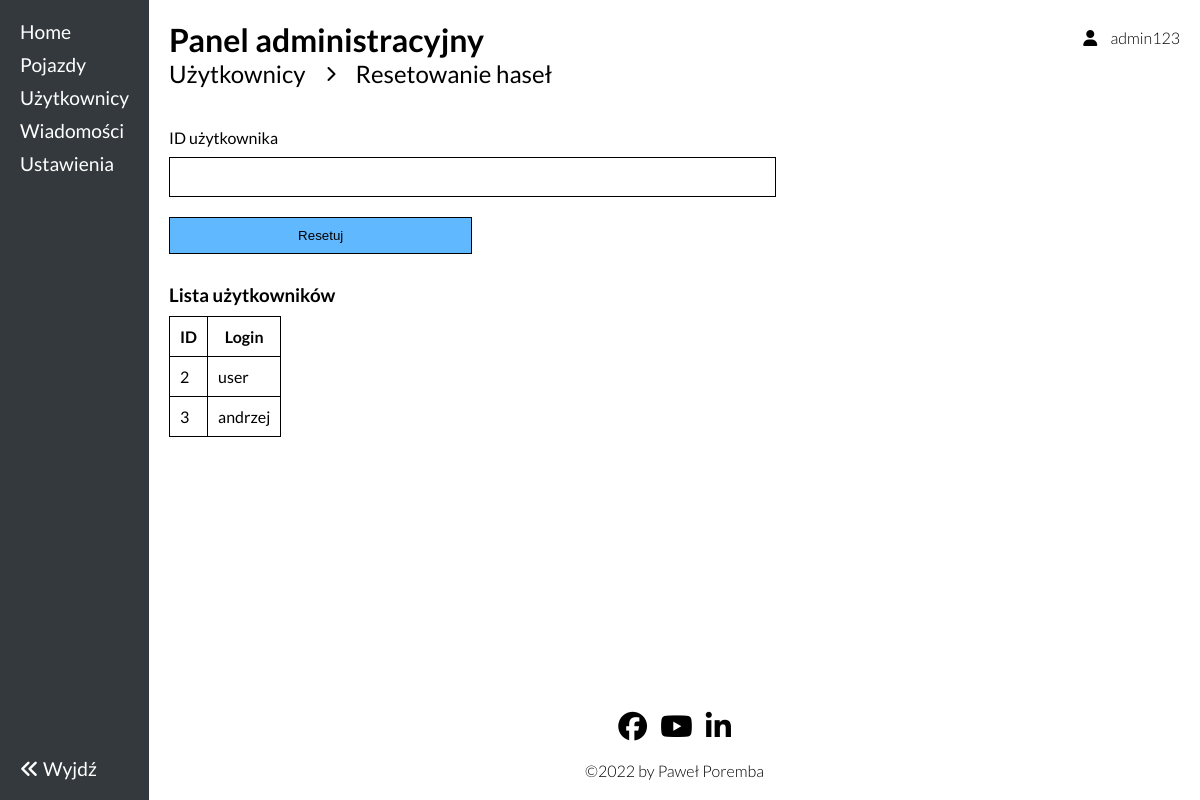
/admin/resetpasswd.php (signed in), run on the app's committed database.
### tables this page shows
CREATE TABLE `users` (
  `id` int(11) NOT NULL,
  `login` text NOT NULL,
  `email` text NOT NULL,
  `password` varchar(255) NOT NULL,
  `is_admin` tinyint(1) NOT NULL DEFAULT 0,
  `rented_vehicles` int(11) NOT NULL DEFAULT 0,
  `change_passwd` tinyint(1) NOT NULL DEFAULT 0,
  `imie` text DEFAULT NULL,
  `nazwisko` text DEFAULT NULL,
  `telefon` int(11) DEFAULT NULL
);

### admin/resetpasswd.php (the view, shortened to what this page needs)
<!DOCTYPE html>
<html lang="pl">
<head>
    <link rel="stylesheet" href="../styles/main.css">
    <link rel="stylesheet" href="../styles/panel.css">
</head>
<body>
<div class="page-wrapper">
    <nav class="panel">
            <div class="list-wrapper">
                <ul>
                    <a href="../admin.php"><li>Home</li></a>
                    <a class="veh-link" href="../admin.php#vehicles"><li>Pojazdy</li></a>
                    <a class="users-link" href="../admin.php#users"><li>Użytkownicy</li></a>
                    <a href="../admin/inbox.php"><li>Wiadomości</li></a>
                    <a class="settings-link" href="../admin.php#settings"><li>Ustawienia</li></a>
                </ul>
            </div>
            <div class="back">
                <a href="../index.php">
                    <i class="fas fa-angle-double-left"></i> Wyjdź
                </a>
            </div>
        </nav>
        <div class="content">
            <div class="all-settings">
                <header>
                    <h1><a href="../admin.php">Panel administracyjny</a></h1>
                    <div class="user">
                        <div class="logged">
                            <i class="fas fa-user"></i>
                            <span class="login-caption"><?php if (isset($_SESSION['login'])) echo $_SESSION['login']; ?></span>
                        </div>
                    </div>
                </header>
                <main>
                    <div class="users">
                        <header>
                            <h2><a href="../admin.php#users">Użytkownicy</a></h2>
                            <i class="fas fa-chevron-right"></i>
                            <h2>Resetowanie haseł</h2>
                        </header>
                        <section>
                            <form action="" method="POST">
                                <label>ID użytkownika</label>
                                <input type="number" name="user-id" min="1" required>
                                <button type="submit">Resetuj</button>
                            </form>
                            <h3 style="margin-bottom: 10px;">Lista użytkowników</h3>
                            <div class="table">
                                <table>
                                    <tr>
                                        <th>ID</th>
                                        <th>Login</th>
                                    </tr>
                                    <?php
                                        require('../db/db_connection.php');
                                        $query = "SELECT id, login FROM users WHERE is_admin=0";
                                        $stmt = $db_connection->prepare($query);
                                        $stmt->execute();
                                        $result = $stmt->get_result();
                                        while ($row = $result->fetch_assoc()) {
                                            echo '<tr>';
                                            echo '<td>'.$row['id'].'</td>';
                                            echo '<td>'.$row['login'].'</td>';
                                            echo '<tr>';
                                        }
                                    ?>
                                </table>
                            </div>
                        </section>
                    </div>
                </main>
            </div>
            <footer>
                <section class="bottom-content">
                    <div class="footer-socials">
                        <i class="fab fa-facebook"></i>
                        <i class="fab fa-youtube"></i>
                        <i class="fab fa-linkedin-in"></i>
                    </div>
                    <div class="bottom-text">&copy;2022 by Paweł Poremba</div>
                </section>
            </footer>
        </div>
    </div>
</body>
</html>

### styles/main.css (style rules this page uses)
* { -webkit-box-sizing: border-box; box-sizing: border-box; margin: 0; padding: 0; }
body { font-family: "Lato", sans-serif; overflow-x: hidden; }
.list-wrapper { width: 100%; display: -ms-grid; display: grid; -webkit-box-align: center; -ms-flex-align: center; align-items: center; -ms-grid-columns: 1fr 4fr 1fr; grid-template-columns: 1fr 4fr 1fr; }
nav ul { list-style-type: none; display: -webkit-box; display: -ms-flexbox; display: flex; -webkit-box-pack: center; -ms-flex-pack: center; justify-content: center; -webkit-box-align: center; -ms-flex-align: center; align-items: center; }
.logged { position: relative; }
.user i { margin-right: 10px; padding: 10px 0; }
.login-caption { font-weight: 300; -webkit-transition: color 0.2s ease; -o-transition: color 0.2s ease; transition: color 0.2s ease; }
.user .logged { display: none; width: -webkit-fit-content; width: -moz-fit-content; width: fit-content; }
button { background-color: #60b8ff; padding: 10px; width: 100%; margin-bottom: 5%; cursor: pointer; border: 1px solid #000; -webkit-transition: 0.2s ease; -o-transition: 0.2s ease; transition: 0.2s ease; }
footer { display: -ms-grid; display: grid; -webkit-box-align: center; -ms-flex-align: center; align-items: center; justify-items: center; text-align: center; -ms-grid-rows: 1fr 1fr; -ms-grid-columns: 1fr; grid-template: 1fr 1fr / 1fr; }
footer .bottom-content .footer-socials { margin-bottom: 20px; }
footer .bottom-content .footer-socials i { margin-right: 10px; font-size: 1.8rem; -webkit-transition: color 0.2s ease; -o-transition: color 0.2s ease; transition: color 0.2s ease; cursor: pointer; }
footer .bottom-content .footer-socials i:last-child { margin-right: 0; }
footer .bottom-content .bottom-text { font-weight: 300; }
a { color: #60b8ff; text-decoration: none; -webkit-transition: color 0.2s ease; -o-transition: color 0.2s ease; transition: color 0.2s ease; }
input { border-style: solid; }

### data on the page
users: id "2", login "user"
users: id "3", login "andrzej"

### other printed values
$_SESSION['login'] "admin123"
